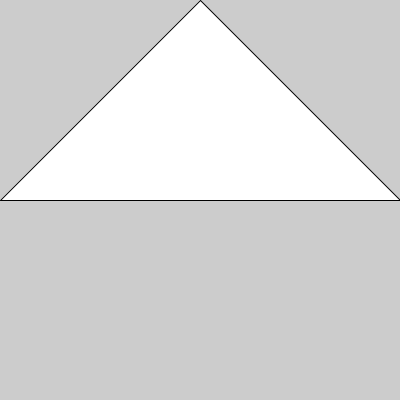
Frame 1 (no input)
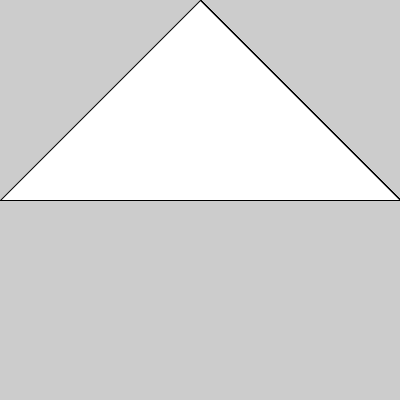
Frame 60 (the mouse pressed at the canvas centre just before this capture)
Frame 120 (the mouse held since frame 60 and released just before this capture): identical to frame 60, image omitted

The Processing sketch that drew these frames (run headless with seeded random() and noise(); from frame 60 on, the mouse is pressed at the canvas centre):

// Processing sketch: triangle
// ── triangle.pde
//Desenhando um triangulo
void setup(){
  size(400, 400);
}

void draw(){
  triangle(200, 0, width, height/2, 0, height/2);
}
